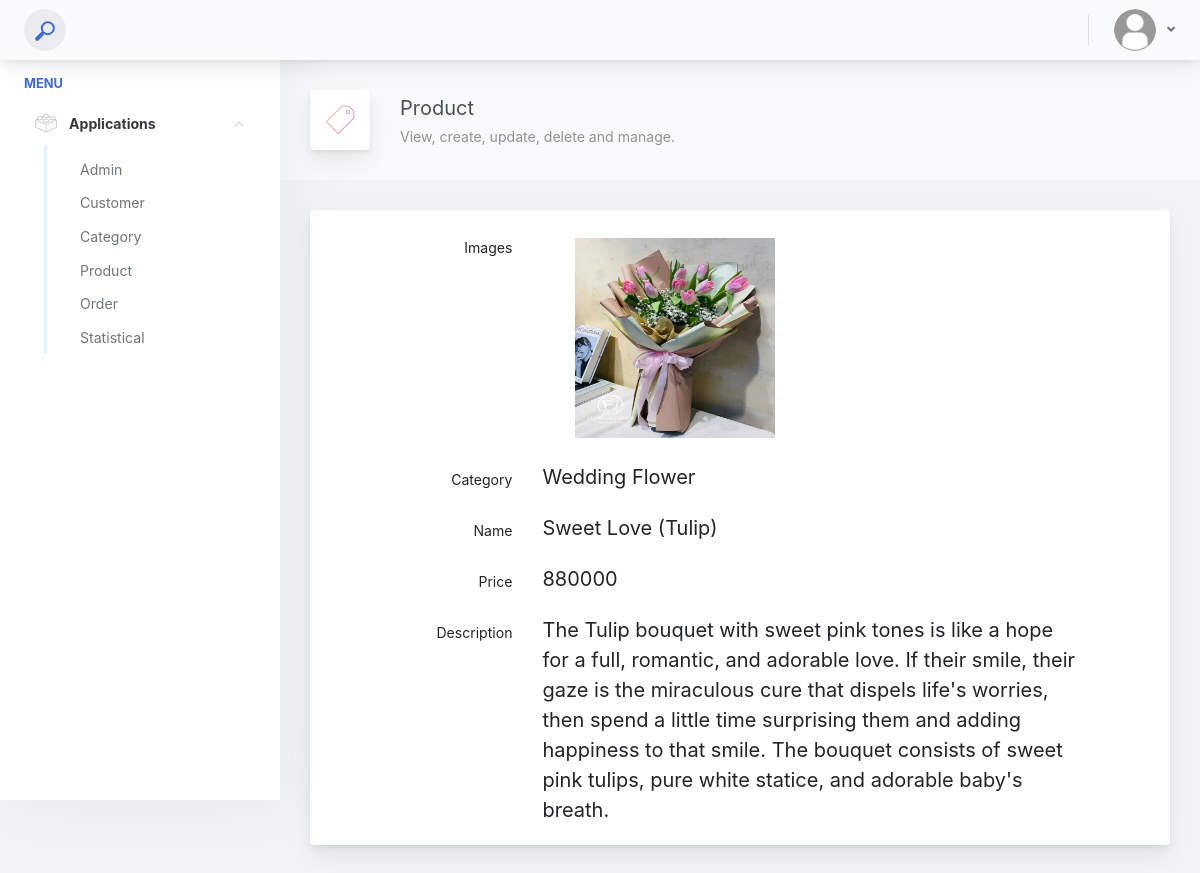
/admin/product-show.php?id=DC001 (signed in), run on the app's committed database.
### tables this page shows
CREATE TABLE `products` (
  `cate_ID` int(11) NOT NULL,
  `prd_ID` char(5) NOT NULL,
  `prd_name` varchar(100) NOT NULL,
  `prd_img` varchar(100) DEFAULT NULL,
  `prd_status` decimal(10,0) DEFAULT NULL,
  `prd_price` double DEFAULT NULL,
  `prd_description` varchar(355) DEFAULT NULL,
  `prd_detail` varchar(355) DEFAULT NULL
);

CREATE TABLE `categories` (
  `cate_ID` int(11) NOT NULL,
  `cate_name` varchar(100) NOT NULL,
  `cate_img_link` varchar(100) DEFAULT NULL,
  `cate_desc` varchar(200) DEFAULT NULL
);

### helpers/format.php (called while the page is built, shortened)
<?php
function isGet(){
    if($_SERVER['REQUEST_METHOD'] == 'GET'){
        return true;
    }
    return false;
}
function isPost(){
    return false;
}
function filter(){
    $filterArr = [];
    if(isGet()){
        if(!empty($_GET)){
            foreach($_GET as $key => $value){
                $key = strip_tags($key);
                if(is_array($value)){
                    $filterArr[$key] = filter_input(INPUT_GET, $key, FILTER_SANITIZE_SPECIAL_CHARS, FILTER_REQUIRE_ARRAY);
                }
                else{
                    $filterArr[$key] = filter_input(INPUT_GET, $key, FILTER_SANITIZE_SPECIAL_CHARS);
                }
            }
        }
    }
    return $filterArr;
}
?>

### admin/modules/products/detail.php (called while the page is built, shortened)
<?php
require_once '../lib/database.php';
require_once '../helpers/format.php';
$filterAll = filter();
if(!empty($filterAll['id'])){
    $productID = $filterAll['id'];
    $productDetail = oneRow("SELECT products.*,categories.cate_name AS name_cate FROM products JOIN categories ON products.cate_ID = categories.cate_ID WHERE prd_ID = '$productID'");
}
?>

### lib/database.php (called while the page is built, shortened)
<?php
require_once './lib/connect.php';
function query($sql, $data = [], $check = false) {
    global $conn;
    $result = false;
    try {
        $statement = $conn->prepare($sql);
        if (!empty($data)) {
            $result = $statement->execute($data);
        } else {
            $result = $statement->execute();
        }
    } catch(Exception $exp) {
        echo $exp->getMessage() . '<br>';
        echo 'File: '. $exp->getFile() . '<br>';
        echo 'Line: '.$exp->getLine();
        die();
    }
    if($check){
        return $statement;
    }
    return $result;
}
function oneRow($sql){
    $kq = query($sql, '', true);
    if(is_object($kq)){
        $dataFetch = $kq -> fetch(PDO::FETCH_ASSOC);
    }
    return $dataFetch;
}
?>

### admin/product-show.php (the view, shortened to what this page needs)
<?php
include 'inc/header.php';
require_once './modules/products/detail.php';
?>
<div class="app-main__outer">
    <div class="app-main__inner">
        <div class="app-page-title">
            <div class="page-title-wrapper">
                <div class="page-title-heading">
                    <div class="page-title-icon">
                        <i class="pe-7s-ticket icon-gradient bg-mean-fruit"></i>
                    </div>
                    <div>
                        Product
                        <div class="page-title-subheading">
                            View, create, update, delete and manage.
                        </div>
                    </div>
                </div>
            </div>
        </div>
        <div class="row">
            <div class="col-md-12">
                <div class="main-card mb-3 card">
                    <div class="card-body display_data">
                        <div class="position-relative row form-group">
                            <label for="" class="col-md-3 text-md-right col-form-label">Images</label>
                            <div class="col-md-9 col-xl-8">
                                <ul class="text-nowrap overflow-auto" id="images">
                                    <li class="d-inline-block " style="position: relative;">
                                        <img style="height: 200px; width: 200px;"
                                            src="<?php echo '../' . htmlspecialchars($productDetail['prd_img']); ?>"
                                            alt="Image">
                                    </li>
                                </ul>
                            </div>
                        </div>
                        <div class="position-relative row form-group">
                            <label for="brand_id" class="col-md-3 text-md-right col-form-label">Category</label>
                            <div class="col-md-9 col-xl-8">
                                <p><?php echo $productDetail['name_cate'];?></p>
                            </div>
                        </div>
                        <div class="position-relative row form-group">
                            <label for="product_category_id" class="col-md-3 text-md-right col-form-label">Name</label>
                            <div class="col-md-9 col-xl-8">
                                <p><?php echo  $productDetail['prd_name'];?></p>
                            </div>
                        </div>
                        <div class="position-relative row form-group">
                            <label for="name" class="col-md-3 text-md-right col-form-label">Price</label>
                            <div class="col-md-9 col-xl-8">
                                <p><?php echo $productDetail['prd_price'];?></p>
                            </div>
                        </div>
                        <div class="position-relative row form-group">
                            <label for="description" class="col-md-3 text-md-right col-form-label">Description</label>
                            <div class="col-md-9 col-xl-8">
                                <p><?php echo $productDetail['prd_description'];?></p>
                            </div>
                        </div>
                    </div>
                </div>
            </div>
        </div>
    </div>
    <?php
                include 'inc/footer.php';
                 ?>

### admin/my_style.css (style rules this page uses)
img { display: inline; }
ul { margin-top: 0.5rem; margin-bottom: 0.5rem; }
.display_data p { font-size: 20px; margin-bottom: 0; }
.display_data .form-group:last-child { margin-bottom: 0; }

### data on the page
products: prd_img (picture), cate_ID.cate_name "Wedding Flower", prd_name "Sweet Love (Tulip)", prd_price "880000", prd_description "The Tulip bouquet with sweet pink tones is like a hope for a full, romantic, and adorable love. If their smile, their gaze is the miraculous cure that dispels life's worries, then spend a little time surprising them and adding happiness to that smile. The bouquet consists of sweet pink tulips, pure white statice, and adorable baby's breath."
